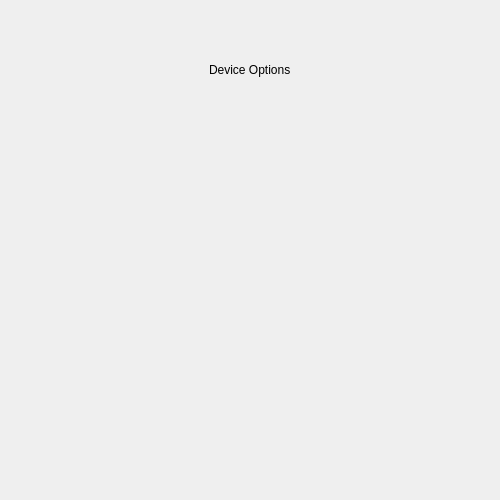
<?xml version="1.0" encoding="UTF-8"?>
<ui version="4.0">
 <class>Form</class>
 <widget class="QWidget" name="Form">
  <property name="enabled">
   <bool>true</bool>
  </property>
  <property name="geometry">
   <rect>
    <x>0</x>
    <y>0</y>
    <width>500</width>
    <height>500</height>
   </rect>
  </property>
  <property name="maximumSize">
   <size>
    <width>500</width>
    <height>500</height>
   </size>
  </property>
  <property name="windowTitle">
   <string>Form</string>
  </property>
  <layout class="QVBoxLayout" name="verticalLayout">
   <item>
    <widget class="QWidget" name="widget_2" native="true">
     <layout class="QVBoxLayout" name="verticalLayout_2">
      <item alignment="Qt::AlignHCenter">
       <widget class="QWidget" name="widget" native="true">
        <property name="maximumSize">
         <size>
          <width>16777215</width>
          <height>100</height>
         </size>
        </property>
        <layout class="QVBoxLayout" name="verticalLayout_3">
         <item>
          <widget class="QLabel" name="deviceOptionsLabel">
           <property name="maximumSize">
            <size>
             <width>16777215</width>
             <height>100</height>
            </size>
           </property>
           <property name="text">
            <string>Device Options</string>
           </property>
          </widget>
         </item>
        </layout>
       </widget>
      </item>
      <item>
       <widget class="QWidget" name="DeviceOptionsWidget" native="true">
        <layout class="QVBoxLayout" name="DeviceOptionsWidgetVerticalLayout"/>
       </widget>
      </item>
     </layout>
    </widget>
   </item>
  </layout>
 </widget>
 <resources/>
 <connections/>
</ui>
